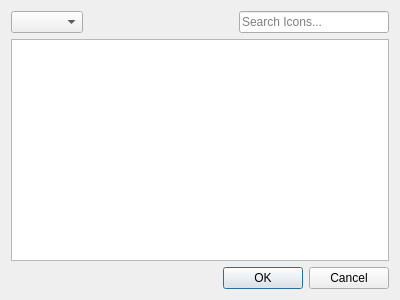
<?xml version="1.0" encoding="UTF-8"?>
<ui version="4.0">
 <class>IconDialog</class>
 <widget class="QWidget" name="IconDialog">
  <property name="geometry">
   <rect>
    <x>0</x>
    <y>0</y>
    <width>400</width>
    <height>300</height>
   </rect>
  </property>
  <property name="windowTitle">
   <string>Select Icon</string>
  </property>
  <layout class="QVBoxLayout" name="verticalLayout_2">
   <item>
    <layout class="QVBoxLayout" name="verticalLayout">
     <item>
      <layout class="QHBoxLayout" name="horizontalLayout">
       <item>
        <widget class="QComboBox" name="contextCombo">
         <property name="accessibleName">
          <string>Icon category</string>
         </property>
        </widget>
       </item>
       <item>
        <spacer name="horizontalSpacer">
         <property name="orientation">
          <enum>Qt::Horizontal</enum>
         </property>
         <property name="sizeHint" stdset="0">
          <size>
           <width>40</width>
           <height>20</height>
          </size>
         </property>
        </spacer>
       </item>
       <item>
        <widget class="QLineEdit" name="searchLine">
         <property name="placeholderText">
          <string>Search Icons...</string>
         </property>
         <property name="clearButtonEnabled">
          <bool>true</bool>
         </property>
        </widget>
       </item>
      </layout>
     </item>
    </layout>
   </item>
   <item>
    <widget class="QListView" name="canvas">
     <property name="iconSize">
      <size>
       <width>60</width>
       <height>60</height>
      </size>
     </property>
     <property name="movement">
      <enum>QListView::Static</enum>
     </property>
     <property name="resizeMode">
      <enum>QListView::Adjust</enum>
     </property>
     <property name="viewMode">
      <enum>QListView::IconMode</enum>
     </property>
     <property name="uniformItemSizes">
      <bool>true</bool>
     </property>
    </widget>
   </item>
   <item>
    <widget class="QDialogButtonBox" name="buttonBox">
     <property name="standardButtons">
      <set>QDialogButtonBox::Cancel|QDialogButtonBox::Ok</set>
     </property>
    </widget>
   </item>
  </layout>
 </widget>
 <resources/>
 <connections/>
</ui>
